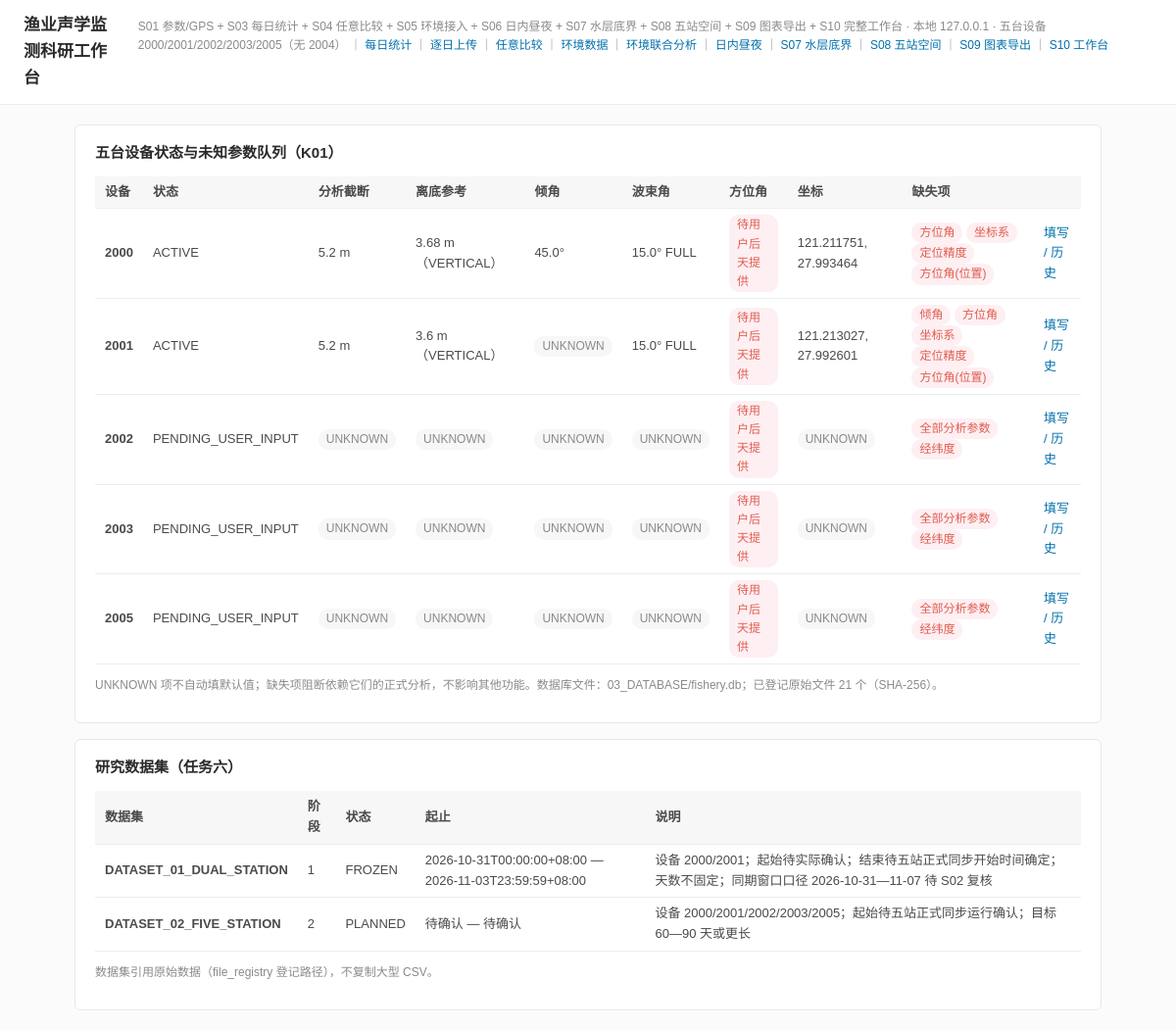
The page / on the database its author committed.
### tables this page shows
CREATE TABLE devices (
    device_id          TEXT PRIMARY KEY,           -- '2000','2001','2002','2003','2005'；无 2004
    model              TEXT,
    serial_number      TEXT,
    frequency_khz      REAL,
    range_m            REAL,
    gain_db            REAL,
    firmware           TEXT,
    calibration_status TEXT,
    install_date       TEXT,
    status             TEXT NOT NULL DEFAULT 'PENDING_USER_INPUT',  -- ACTIVE / PENDING_USER_INPUT
    notes              TEXT,
    created_at         TEXT NOT NULL,
    updated_at         TEXT NOT NULL
, station_id TEXT REFERENCES stations(station_id));

CREATE TABLE device_parameter_versions (
    parameter_id            INTEGER PRIMARY KEY AUTOINCREMENT,
    device_id               TEXT NOT NULL REFERENCES devices(device_id),
    version                 INTEGER NOT NULL,
    -- 离底参考：显式输入类型，另一侧为派生值（不写回用户输入）
    clearance_input_type    TEXT CHECK (clearance_input_type IN ('VERTICAL','AXIS_SLANT','UNKNOWN')),
    vertical_bottom_clearance_m REAL,           -- 用户输入（VERTICAL）或 NULL
    axis_slant_m                REAL,           -- 用户输入（AXIS_SLANT）或 NULL
    derived_vertical_clearance_m REAL,          -- 派生值，标记 is_derived
    derived_axis_slant_m         REAL,          -- 派生值
    derivation_tilt_deg     REAL,               -- 派生时使用的倾角
    is_derived              INTEGER NOT NULL DEFAULT 0,
    -- 人工分析截断（硬上限，独立于派生值，永不覆盖）
    analysis_cutoff_slant_m REAL,
    downward_tilt_deg       REAL,               -- 相对水平面向下为正
    tilt_reference          TEXT,
    beam_angle_value_deg    REAL,
    beam_angle_kind         TEXT CHECK (beam_angle_kind IN ('FULL','HALF','UNKNOWN')),
    beam_full_angle_deg     REAL,
    beam_half_angle_deg     REAL,               -- FULL: value/2；HALF: value
    heading_deg             REAL,               -- 真北 0°、顺时针；NULL=UNKNOWN
    heading_reference       TEXT,
    measurement_method      TEXT,
    uncertainty             TEXT,
    source                  TEXT NOT NULL,
    change_reason           TEXT,
    effective_from          TEXT NOT NULL,
    effective_to            TEXT,
    created_at              TEXT NOT NULL,
    created_by              TEXT NOT NULL DEFAULT 'web',
    UNIQUE (device_id, version)
);

CREATE TABLE device_positions (
    position_id                 INTEGER PRIMARY KEY AUTOINCREMENT,
    device_id                   TEXT NOT NULL REFERENCES devices(device_id),
    version                     INTEGER NOT NULL,
    longitude_deg               REAL NOT NULL,
    latitude_deg                REAL NOT NULL,
    coordinate_reference_system TEXT,           -- NULL=UNKNOWN，禁止默认 WGS84
    position_accuracy_m         REAL,
    position_source             TEXT NOT NULL,
    heading_deg                 REAL,
    heading_reference           TEXT,
    effective_from              TEXT NOT NULL,
    effective_to                TEXT,
    notes                       TEXT,
    created_at                  TEXT NOT NULL,
    created_by                  TEXT NOT NULL DEFAULT 'web',
    UNIQUE (device_id, version)
);

CREATE TABLE datasets (
    dataset_id  TEXT PRIMARY KEY,
    name        TEXT NOT NULL,
    phase       INTEGER NOT NULL,
    start_time  TEXT,
    end_time    TEXT,
    status      TEXT NOT NULL DEFAULT 'PLANNED',
    notes       TEXT
, formal_sync_time TEXT, installation_status TEXT, dataset_version INTEGER NOT NULL DEFAULT 1, frozen_at TEXT, frozen_by TEXT, freeze_reason TEXT);

### 04_SOURCE_CODE/app/web/routes.py (the view)
@bp.route("/")
def index():
    conn = get_conn()
    devices = svc.list_devices_with_status(conn)
    n_files = conn.execute("SELECT COUNT(*) AS n FROM file_registry").fetchone()["n"]
    datasets = conn.execute("SELECT * FROM datasets ORDER BY phase").fetchall()
    conn.close()
    return render_template("index.html", devices=devices, n_files=n_files, datasets=datasets)

### 04_SOURCE_CODE/app/db.py (called while the page is built)
def connect(path: Path | None = None) -> sqlite3.Connection:
    p = path or db_path()
    p.parent.mkdir(parents=True, exist_ok=True)
    conn = sqlite3.connect(str(p))
    conn.row_factory = sqlite3.Row
    conn.execute("PRAGMA foreign_keys = ON")
    return conn

### 04_SOURCE_CODE/app/services/devices.py (called while the page is built)
def current_version(conn: sqlite3.Connection, device_id: str) -> sqlite3.Row | None:
    return conn.execute(
        """SELECT v.* FROM device_parameters p
           JOIN device_parameter_versions v ON v.parameter_id = p.current_parameter_id
           WHERE p.device_id = ?""",
        (device_id,),
    ).fetchone()

def current_position(conn: sqlite3.Connection, device_id: str) -> sqlite3.Row | None:
    return conn.execute(
        "SELECT * FROM device_positions WHERE device_id = ? ORDER BY version DESC LIMIT 1",
        (device_id,),
    ).fetchone()

### 04_SOURCE_CODE/app/web/routes.py (called while the page is built)
def get_conn() -> sqlite3.Connection:
    return connect(current_app_db())

def current_app_db():
    from flask import current_app
    return current_app.config["DB_FILE"]

### 04_SOURCE_CODE/app/templates/index.html (shortened to what this page needs)
{% extends "base.html" %}
{% block content %}
<div class="card">
  <h2>五台设备状态与未知参数队列（K01）</h2>
  <table>
    <tr>
      <th>设备</th><th>状态</th><th>分析截断</th><th>离底参考</th><th>倾角</th>
      <th>波束角</th><th>方位角</th><th>坐标</th><th>缺失项</th><th></th>
    </tr>
    {% for d in devices %}
    <tr>
      <td><b>{{ d.device_id }}</b></td>
      <td>{{ d.status }}</td>
      <td>{% if d.param and d.param.analysis_cutoff_slant_m is not none %}{{ d.param.analysis_cutoff_slant_m }} m{% else %}<span class="badge unknown">UNKNOWN</span>{% endif %}</td>
      <td>{% if d.param and d.param.clearance_input_type != 'UNKNOWN' %}{{ d.param.vertical_bottom_clearance_m or d.param.axis_slant_m }} m（{{ d.param.clearance_input_type }}）{% else %}<span class="badge unknown">UNKNOWN</span>{% endif %}</td>
      <td>{% if d.param and d.param.downward_tilt_deg is not none %}{{ d.param.downward_tilt_deg }}°{% else %}<span class="badge unknown">UNKNOWN</span>{% endif %}</td>
      <td>{% if d.param and d.param.beam_angle_kind != 'UNKNOWN' %}{{ d.param.beam_angle_value_deg }}° {{ d.param.beam_angle_kind }}{% else %}<span class="badge unknown">UNKNOWN</span>{% endif %}</td>
      <td>{% if d.position and d.position.heading_deg is not none %}{{ d.position.heading_deg }}°{% else %}<span class="badge miss">待用户后天提供</span>{% endif %}</td>
      <td>{% if d.position %}{{ "%.6f"|format(d.position.longitude_deg) }}, {{ "%.6f"|format(d.position.latitude_deg) }}{% else %}<span class="badge unknown">UNKNOWN</span>{% endif %}</td>
      <td>
        {% if d.complete %}<span class="badge ok">齐备</span>
        {% else %}{% for m in d.missing %}<span class="badge miss">{{ m }}</span> {% endfor %}{% endif %}
      </td>
      <td><a href="{{ url_for('web.device_detail', device_id=d.device_id) }}">填写 / 历史</a></td>
    </tr>
    {% endfor %}
  </table>
  <p class="muted">UNKNOWN 项不自动填默认值；缺失项阻断依赖它们的正式分析，不影响其他功能。数据库文件：03_DATABASE/fishery.db；已登记原始文件 {{ n_files }} 个（SHA-256）。</p>
</div>
<div class="card">
  <h2>研究数据集（任务六）</h2>
  <table>
    <tr><th>数据集</th><th>阶段</th><th>状态</th><th>起止</th><th>说明</th></tr>
    {% for ds in datasets %}
    <tr><td><b>{{ ds.dataset_id }}</b></td><td>{{ ds.phase }}</td><td>{{ ds.status }}</td>
        <td>{{ ds.start_time or '待确认' }} — {{ ds.end_time or '待确认' }}</td><td>{{ ds.notes }}</td></tr>
    {% endfor %}
  </table>
  <p class="muted">数据集引用原始数据（file_registry 登记路径），不复制大型 CSV。</p>
</div>
{% endblock %}

### 04_SOURCE_CODE/app/templates/base.html (shortened to what this page needs)
<!DOCTYPE html>
<html lang="zh-CN">
<head>
</head>
<body>
<header>
  <h1>渔业声学监测科研工作台</h1>
  <span class="sub">S01 参数/GPS + S03 每日统计 + S04 任意比较 + S05 环境接入 + S06 日内昼夜 + S07 水层底界 + S08 五站空间 + S09 图表导出 + S10 完整工作台 · 本地 127.0.0.1 · 五台设备 2000/2001/2002/2003/2005（无 2004）
    ｜ <a href="/daily">每日统计</a> ｜ <a href="/daily/upload">逐日上传</a> ｜ <a href="/compare">任意比较</a>
    ｜ <a href="/environment">环境数据</a> ｜ <a href="/environment/analysis">环境联合分析</a>
    ｜ <a href="/intraday">日内昼夜</a> ｜ <a href="/s07">S07 水层底界</a> ｜ <a href="/s08">S08 五站空间</a> ｜ <a href="/s09">S09 图表导出</a> ｜ <a href="/workbench">S10 工作台</a></span>
</header>
<main>
  {% block content %}{% endblock %}
</main>
</body>
</html>

### 04_SOURCE_CODE/app/templates/base.html (style rules this page uses)
:root { --bg: #FBFBFB; --card: #FFFFFF; --table-head: #F7F7F7; --line: #EDEDED; --border: #E8E8E8; --border-dash: #D8D8D8; --muted: #8A8A8A; --text-2: #4A4A4A; --text: #2B2B2B; --accent: #0271AC; --warn: #E05C4F; --soft-pink: #FEEFF2; --soft-blue: #EFF5FF; }
* { box-sizing: border-box; }
body { margin: 0; background: var(--bg); color: var(--text); font: 14px/1.6 "Microsoft YaHei", "PingFang SC", sans-serif; }
header { background: var(--card); border-bottom: 1px solid var(--line); padding: 12px 24px; display: flex; align-items: baseline; gap: 16px; }
header h1 { font-size: 17px; margin: 0; }
header .sub { color: var(--muted); font-size: 12px; }
main { max-width: 1080px; margin: 20px auto; padding: 0 16px; }
a { color: var(--accent); text-decoration: none; }
.card { background: var(--card); border: 1px solid var(--border); border-radius: 6px; padding: 16px 20px; margin-bottom: 16px; }
.card h2 { font-size: 15px; margin: 0 0 12px; color: var(--text); }
table { width: 100%; border-collapse: collapse; font-size: 13px; }
th { background: var(--table-head); color: var(--text-2); text-align: left; padding: 6px 10px; border-bottom: 1px solid var(--line); font-weight: 600; }
td { padding: 6px 10px; border-bottom: 1px solid var(--line); color: var(--text-2); }
.badge { display: inline-block; padding: 1px 8px; border-radius: 10px; font-size: 12px; }
.badge.miss { background: var(--soft-pink); color: var(--warn); }
.badge.unknown { background: var(--table-head); color: var(--muted); }
.muted { color: var(--muted); font-size: 12px; }

### rows shown on the page
devices: device_id "2000", status "ACTIVE", param.analysis_cutoff_slant_m "5.2", param "3.68", param.clearance_input_type "VERTICAL", param.downward_tilt_deg "45.0", param.beam_angle_value_deg "15.0", param.beam_angle_kind "FULL", missing "方位角" "坐标系" "定位精度" "方位角(位置)"
device_positions: position.longitude_deg "121.211751", position.latitude_deg "27.993464"
devices: device_id "2001", status "ACTIVE", param.analysis_cutoff_slant_m "5.2", param "3.6", param.clearance_input_type "VERTICAL", shows "UNKNOWN", param.beam_angle_value_deg "15.0", param.beam_angle_kind "FULL", missing "倾角" "方位角" "坐标系" "定位精度" "方位角(位置)"
device_positions: position.longitude_deg "121.213027", position.latitude_deg "27.992601"
devices: device_id "2002", status "PENDING_USER_INPUT", shows "UNKNOWN", missing "全部分析参数" "经纬度"
devices: device_id "2003", status "PENDING_USER_INPUT", shows "UNKNOWN", missing "全部分析参数" "经纬度"
devices: device_id "2005", status "PENDING_USER_INPUT", shows "UNKNOWN", missing "全部分析参数" "经纬度"
datasets: dataset_id "DATASET_01_DUAL_STATION", phase "1", status "FROZEN", start_time "2026-10-31T00:00:00+08:00", end_time "2026-11-03T23:59:59+08:00", notes "设备 2000/2001；起始待实际确认；结束待五站正式同步开始时间确定；天数不固定；同期窗口口径 2026-10-31—11-07 待 S02 复核"
datasets: dataset_id "DATASET_02_FIVE_STATION", phase "2", status "PLANNED", start_time "待确认", end_time "待确认", notes "设备 2000/2001/2002/2003/2005；起始待五站正式同步运行确认；目标 60—90 天或更长"

### other values the page prints
{{ n_files }} "21"
